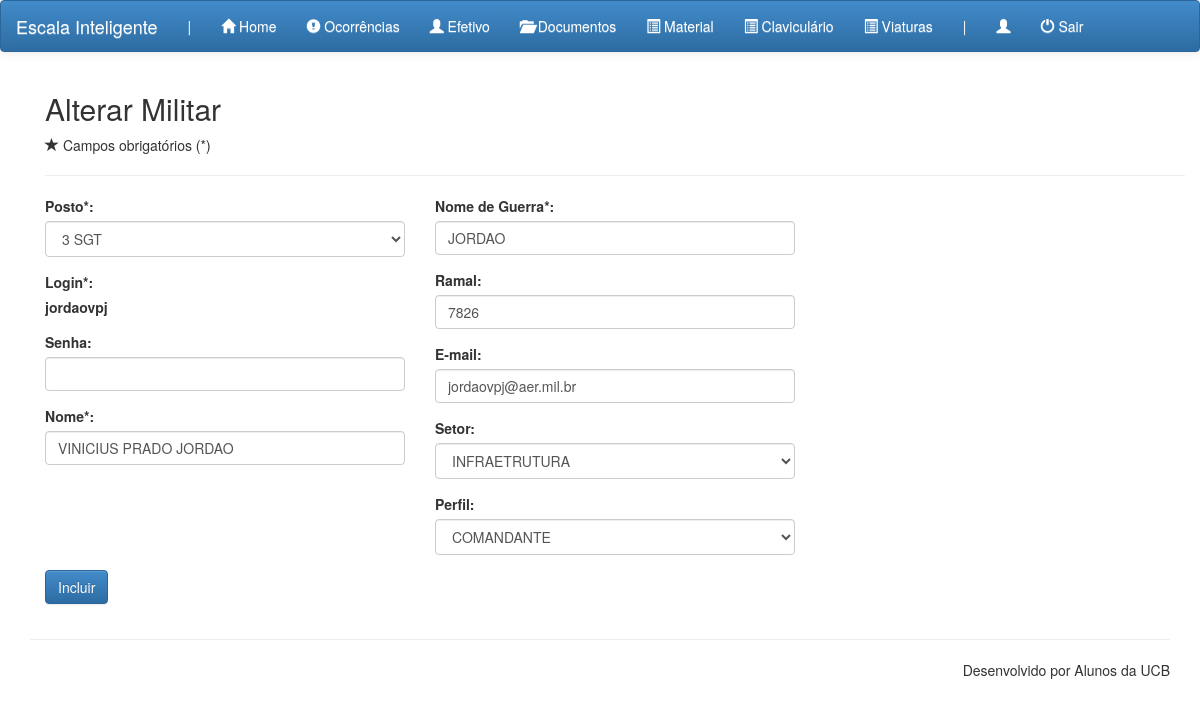
/adm.php?pag=militar_alt&mil_id=5, run on the app's committed database.
### tables this page shows
CREATE TABLE IF NOT EXISTS `militar` (
  `mil_id` int(10) NOT NULL AUTO_INCREMENT,
  `mil_login` varchar(255) NOT NULL,
  `mil_senha` varchar(45) NOT NULL,
  `mil_nome` varchar(255) NOT NULL,
  `mil_perfil` int(10) NOT NULL DEFAULT '3',
  `mil_ramal` int(10) unsigned DEFAULT NULL,
  `mil_email` varchar(255) DEFAULT NULL,
  `mil_guerra` varchar(255) NOT NULL,
  `pos_id` int(2) NOT NULL DEFAULT '18',
  `mil_setor` varchar(255) NOT NULL,
  PRIMARY KEY (`mil_id`),
  KEY `mil_posto` (`pos_id`),
  KEY `pos_id` (`pos_id`)
);

CREATE TABLE IF NOT EXISTS `posto` (
  `pos_id` int(11) NOT NULL AUTO_INCREMENT,
  `pos_nome` varchar(20) NOT NULL,
  PRIMARY KEY (`pos_id`)
);

### mod/combo/pos_id.php (the view)
<select class="form-control" size="1" name="pos_id">
    <?php
    $sql_posto = "SELECT * FROM posto ORDER BY pos_id";
    $res_posto = mysql_query($sql_posto);
    while($linha_posto = mysql_fetch_array($res_posto)){
    ?>
        <option value="<?=$linha_posto['pos_id'];?>" <?php if (isset($pos_id)) { if ($pos_id == $linha_posto['pos_id']) { echo "selected"; } } ?> ><?=$linha_posto['pos_nome'];?></option>
    <?php } ?>
</select>

### comp/militar/militar_alt.php (shortened to what this page needs)
<?php
if (!$_POST){
    $mil_id = $_GET['mil_id'];
    $res = mysql_query("SELECT * FROM militar WHERE mil_id='$mil_id'");
    $linha = mysql_fetch_array($res);
    extract($linha);
}
?>
<section>
    <div class="container">
        <div class="container">
            <h2>Alterar Militar</h2>
            <p><span class="glyphicon glyphicon-star"></span> Campos obrigatórios (*)</p>
            <hr>
            <form action="" method="POST">
                <div class="row">
                    <div class="col-xs-12 col-sm-4 col-md-4">
                        <div class="form-group">
                            <label>Posto*:</label>
                            <?php include "mod/combo/pos_id.php"; ?>
                        </div>
                        <div class="form-group">
                            <label>Login*:</label>
                            <p><strong><?=$mil_login;?></strong></p>
                        </div>
                        <div class="form-group">
                           <label> Senha:</label>
                            <input class="form-control" type="password" name="mil_senha">
                        </div>
                        <label>Nome*:</label>
                        <input class="form-control" type="text" name="mil_nome" value="<?=$mil_nome;?>">
                    </div>
                    <div class="col-xs-12 col-sm-4 col-md-4">
                        <div class="form-group">
                            <label>Nome de Guerra*:</label>
                            <input type="text" class="form-control" name="mil_guerra" value="<?=$mil_guerra;?>">
                        </div>
                        <div class="form-group">
                            <label>Ramal:</label>
                            <input type="text" class="form-control" name="mil_ramal" value="<?=$mil_ramal;?>">
                        </div>
                        <div class="form-group">
                           <label> E-mail:</label>
                            <input type="text" class="form-control" name="mil_email" value="<?=$mil_email;?>">
                        </div>
                        <div class="form-group">
                            <label>Setor:</label>
                            <select class="form-control" size="1" name="mil_setor">
                                <option value="infraestrutura" <?php if ($mil_setor == "infraestrutura") { echo "selected"; } ?>>INFRAETRUTURA</option>
                            </select>
                        </div>
                        <div class="form-group">
                            <label>Perfil:</label>
                            <select class="form-control" size="1" name="mil_perfil">
                                <option value="COMANDANTE"<?php if ($mil_setor == "COMANDANTE") { echo "selected"; } ?>>COMANDANTE</option>
                            </select>
                        </div>
                    </div>
                </div>
                <div class="form-group">
                    <input type="submit" class="btn btn-primary" value="Incluir" name="enviar">
                </div>
            </form>
        </div>
</section>

### data on the page
militar: pos_id "3 SGT", mil_login "jordaovpj", mil_nome "VINICIUS PRADO JORDAO", mil_guerra "JORDAO", mil_ramal "7826", mil_email "jordaovpj@aer.mil.br", mil_setor "INFRAETRUTURA"
